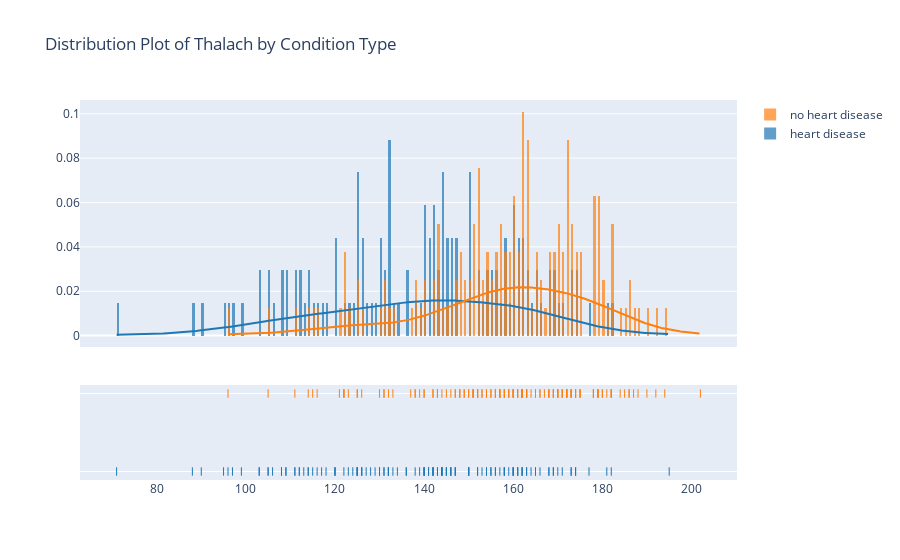

Write notebook code for a chart like this one.
### Code cell
# distplot
## define values
t_y = df[df['condition'] == 1]['thalach']
t_n = df[df['condition'] == 0]['thalach']
hist_data3 = [t_y, t_n]
labels = ['heart disease', 'no heart disease']

## plot
fig = ff.create_distplot(hist_data3, group_labels = labels, bin_size = 0.5)
fig.update_layout(title_text = 'Distribution Plot of Thalach by Condition Type')
fig.show()

### Figure 1 — Plotly figure (JSON) as saved in the notebook; plotly's stock layout.template omitted (floating-point values rounded to 4 significant figures; data arrays with more than 128 entries replaced by an {"elided": "..."} marker saying what was removed)
{"data": [{"autobinx": false, "histnorm": "probability density", "legendgroup": "heart disease", "marker": {"color": "rgb(31, 119, 180)"}, "name": "heart disease", "opacity": 0.7, "type": "histogram", "x": {"elided": "137 int values"}, "xaxis": "x", "xbins": {"end": 195, "size": 0.5, "start": 71}, "yaxis": "y"}, {"autobinx": false, "histnorm": "probability density", "legendgroup": "no heart disease", "marker": {"color": "rgb(255, 127, 14)"}, "name": "no heart disease", "opacity": 0.7, "type": "histogram", "x": {"elided": "160 int values"}, "xaxis": "x", "xbins": {"end": 202, "size": 0.5, "start": 96}, "yaxis": "y"}, {"legendgroup": "heart disease", "marker": {"color": "rgb(31, 119, 180)"}, "mode": "lines", "name": "heart disease", "showlegend": false, "type": "scatter", "x": {"elided": "500 float values"}, "xaxis": "x", "y": {"elided": "500 float values"}, "yaxis": "y"}, {"legendgroup": "no heart disease", "marker": {"color": "rgb(255, 127, 14)"}, "mode": "lines", "name": "no heart disease", "showlegend": false, "type": "scatter", "x": {"elided": "500 float values"}, "xaxis": "x", "y": {"elided": "500 float values"}, "yaxis": "y"}, {"legendgroup": "heart disease", "marker": {"color": "rgb(31, 119, 180)", "symbol": "line-ns-open"}, "mode": "markers", "name": "heart disease", "showlegend": false, "type": "scatter", "x": {"elided": "137 int values"}, "xaxis": "x", "y": {"elided": "137 str values"}, "yaxis": "y2"}, {"legendgroup": "no heart disease", "marker": {"color": "rgb(255, 127, 14)", "symbol": "line-ns-open"}, "mode": "markers", "name": "no heart disease", "showlegend": false, "type": "scatter", "x": {"elided": "160 int values"}, "xaxis": "x", "y": {"elided": "160 str values"}, "yaxis": "y2"}], "layout": {"barmode": "overlay", "hovermode": "closest", "legend": {"traceorder": "reversed"}, "title": {"text": "Distribution Plot of Thalach by Condition Type"}, "xaxis": {"anchor": "y2", "domain": [0, 1], "zeroline": false}, "yaxis": {"anchor": "free", "domain": [0.35, 1], "position": 0}, "yaxis2": {"anchor": "x", "domain": [0, 0.25], "dtick": 1, "showticklabels": false}}}
